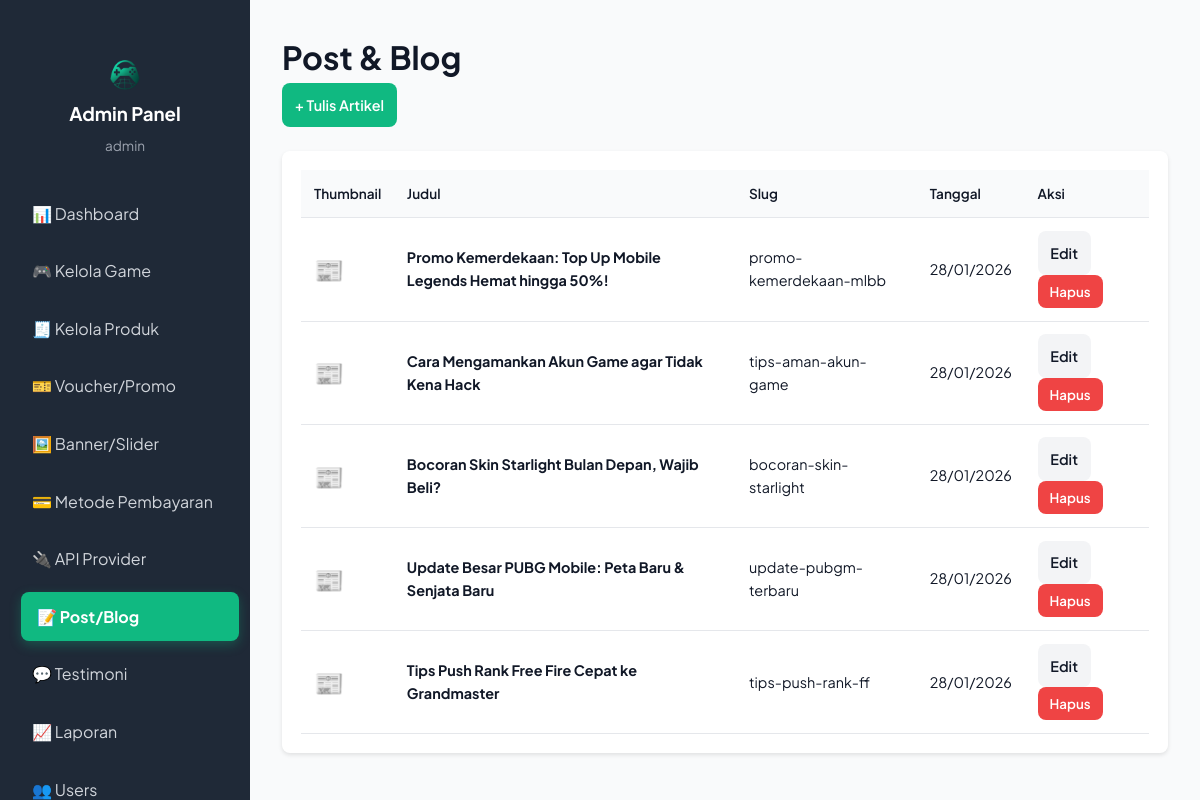
The page /admin/posts.php (signed in) on the database its author committed.
### tables this page shows
CREATE TABLE IF NOT EXISTS posts (
  id INT PRIMARY KEY AUTO_INCREMENT,
  title VARCHAR(255) NOT NULL,
  slug VARCHAR(255) NOT NULL UNIQUE,
  content LONGTEXT NULL,
  image_path VARCHAR(255) NULL,
  created_at TIMESTAMP DEFAULT CURRENT_TIMESTAMP,
  updated_at TIMESTAMP DEFAULT CURRENT_TIMESTAMP ON UPDATE CURRENT_TIMESTAMP
);

### admin/posts.php (the view, shortened to what this page needs)
<?php
require_once '../config/database.php';
$posts = $pdo->query("SELECT * FROM posts ORDER BY created_at DESC")->fetchAll();
?>
<!DOCTYPE html>
<html lang="id">
<head>
    <link rel="stylesheet" href="../css/style.css">
    <link rel="stylesheet" href="../css/mobile-optimization.css">
</head>
<body>
    <div class="admin-layout">
        <?php include 'sidebar.php'; ?>
        <main class="main-content">
            <div class="content-header">
                <h1>Post & Blog</h1>
                <button onclick="showModal()" class="btn-primary">+ Tulis Artikel</button>
            </div>
            <div class="table-container">
                <table class="data-table">
                    <thead>
                        <tr>
                            <th>Thumbnail</th>
                            <th>Judul</th>
                            <th>Slug</th>
                            <th>Tanggal</th>
                            <th>Aksi</th>
                        </tr>
                    </thead>
                    <tbody>
                        <?php foreach($posts as $p): ?>
                        <tr>
                            <td>
                                <?php if(!empty($p['image_path'])): ?>
                                    <img src="<?php echo asset_url($p['image_path']); ?>" alt="thumb" style="height:40px; width:70px; object-fit:cover; border-radius:4px;">
                                <?php else: ?>
                                    <span style="font-size: 1.5rem;">📰</span>
                                <?php endif; ?>
                            </td>
                            <td><strong><?php echo htmlspecialchars($p['title']); ?></strong></td>
                            <td><?php echo $p['slug']; ?></td>
                            <td><?php echo date('d/m/Y', strtotime($p['created_at'])); ?></td>
                            <td>
                                <button class="btn-secondary" onclick='showModal(<?php echo json_encode($p); ?>)'>Edit</button>
                                <form method="POST" style="display:inline;" onsubmit="return confirm('Hapus?')">
                                    <button type="submit" class="btn-danger-small">Hapus</button>
                                </form>
                            </td>
                        </tr>
                        <?php endforeach; ?>
                    </tbody>
                </table>
            </div>
        </main>
    </div>
</body>
</html>

### rows shown on the page
posts: title "Promo Kemerdekaan: Top Up Mobile Legends Hemat hingga 50%!", slug "promo-kemerdekaan-mlbb", created_at "28/01/2026"
posts: title "Cara Mengamankan Akun Game agar Tidak Kena Hack", slug "tips-aman-akun-game", created_at "28/01/2026"
posts: title "Bocoran Skin Starlight Bulan Depan, Wajib Beli?", slug "bocoran-skin-starlight", created_at "28/01/2026"
posts: title "Update Besar PUBG Mobile: Peta Baru & Senjata Baru", slug "update-pubgm-terbaru", created_at "28/01/2026"
posts: title "Tips Push Rank Free Fire Cepat ke Grandmaster", slug "tips-push-rank-ff", created_at "28/01/2026"

### other values the page prints
$_SESSION['admin_username'] "admin"
